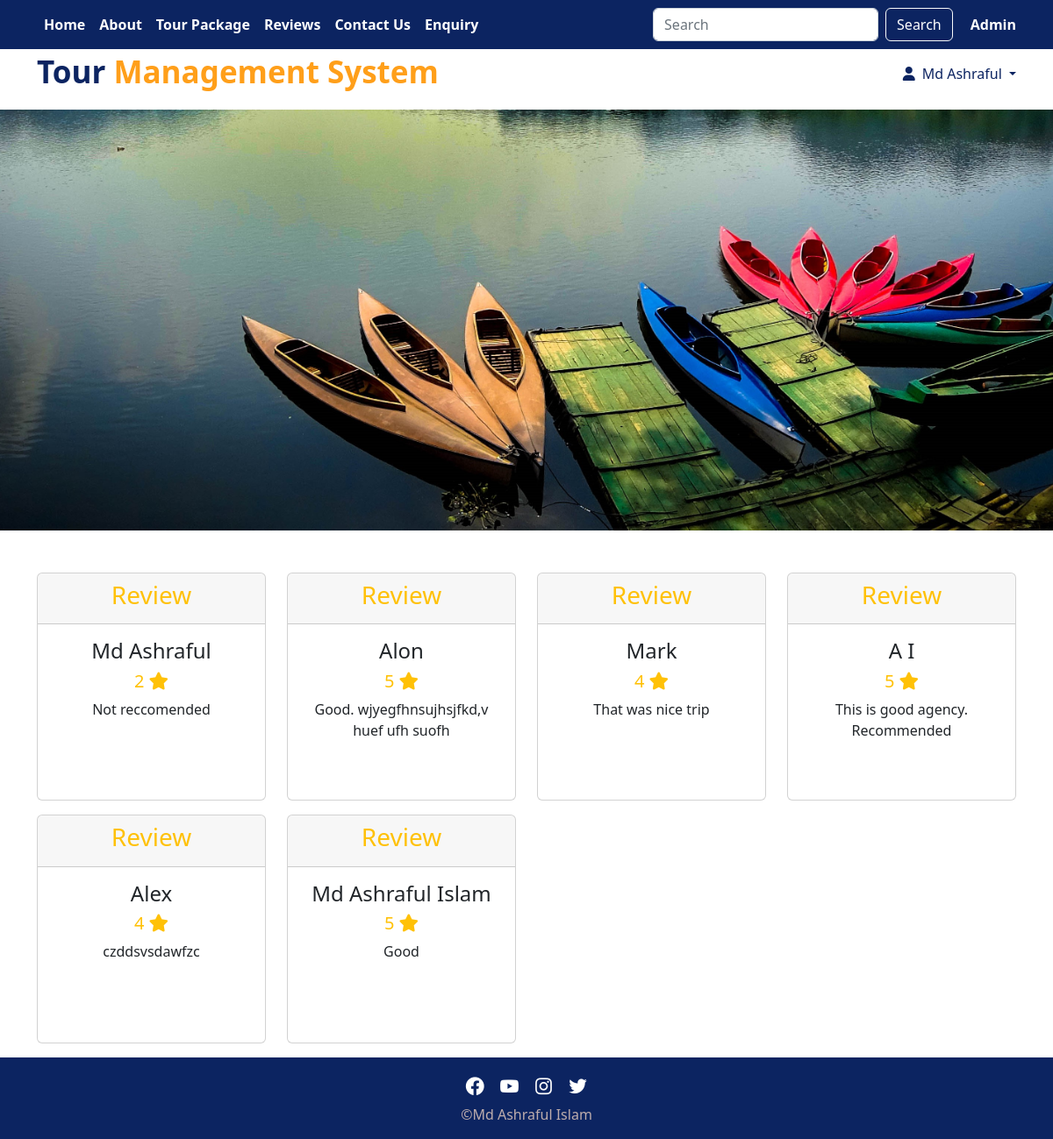
Page /review.php (signed in) on the committed database.
### tables this page shows
CREATE TABLE `review` (
  `review_id` int(100) NOT NULL,
  `user_name` varchar(100) NOT NULL,
  `user_rating` int(100) NOT NULL,
  `user_review` varchar(500) NOT NULL
);

### review.php (the view, shortened to what this page needs)
<?php include("./header.php");?>
<!DOCTYPE html>
<html lang="en">
<head>
    <link rel="stylesheet" href="./css/bootstrap.min.css">
    <link rel="stylesheet" href="./css/boxicons.min.css">
    <link rel="stylesheet" href="./css/style.css">
    <link rel="stylesheet" href="./css/all.min.css">
</head>
<body>
    <div class="banner-package mb-5"></div>
<?php
       include_once("./db/connect-db.php");
       $sql="SELECT * FROM review ORDER BY review_id DESC";
       $rs = mysqli_Query($conn,$sql);
?>
<div class="container">
  <div class="row">
    <?php
    while($data = mysqli_fetch_array($rs)){
      $user_name = $data['user_name'];
      $user_rating=$data['user_rating'];
      $user_review=$data['user_review'];
      ?>
      <div class="col-md-3">
      <div class="card text-center mb-3">
  <div class="card-header text-warning">
    <h3>Review</h3>
  </div>
  <div class="card-body" style="height: 200px;">
    <h4 class="card-title"><?php echo $user_name?></h4>
    <h5 class="text-warning"><?php echo $user_rating?> <i class="fa-solid fa-star"></i></h5>
    <p class="card-text"><?php echo $user_review?> </p>
  </div>
</div>
      </div>
    <?php }?>
  </div>
</div>
    <?php include("./footer.php");?>
</body>
</html>

### css/style.css (style rules this page uses)
.banner-package { background-image: url(../image/Kaptai.jpg); background-size: cover; background-position: center; min-height:60vh; }

### rows in the picture
review: user_name "Md Ashraful", user_rating "2", user_review "Not reccomended"
review: user_name "Alon", user_rating "5", user_review "Good. wjyegfhnsujhsjfkd,v huef ufh suofh"
review: user_name "Mark", user_rating "4", user_review "That was nice trip"
review: user_name "A I", user_rating "5", user_review "This is good agency. Recommended"
review: user_name "Alex", user_rating "4", user_review "czddsvsdawfzc"
review: user_name "Md Ashraful Islam", user_rating "5", user_review "Good"

### other values in the picture
$_SESSION['first_name'] "Md Ashraful"
